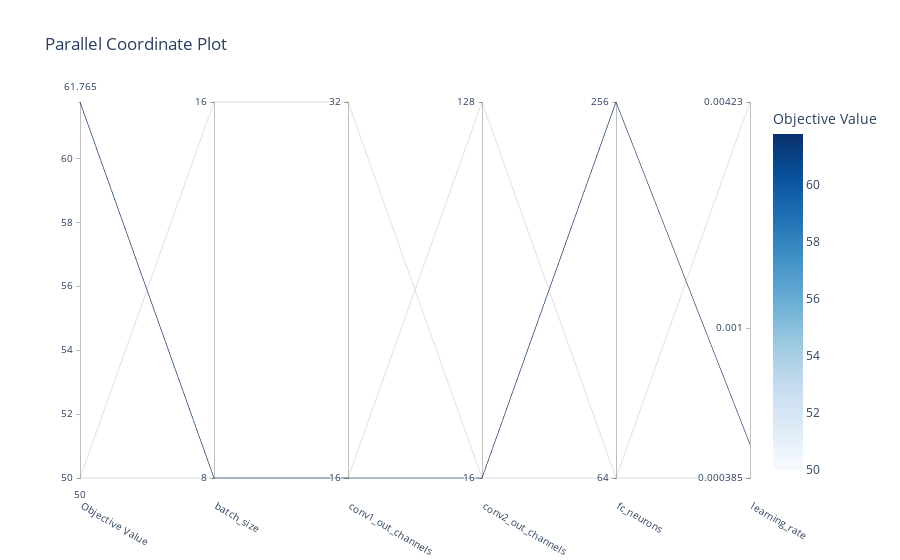

The notebook cell saved with this chart:
### Code cell
fig3 = plot_parallel_coordinate(study)
fig3.show()

### Figure 1 — Plotly figure (JSON) as saved in the notebook; plotly's stock layout.template omitted (floating-point values rounded to 4 significant figures)
{"data": [{"dimensions": [{"label": "Objective Value", "range": [50, 61.76], "values": [61.76, 50, 50]}, {"label": "batch_size", "range": [0, 1], "ticktext": ["8", "16"], "tickvals": [0, 1], "values": [0, 0, 1]}, {"label": "conv1_out_channels", "range": [0, 1], "ticktext": ["16", "32"], "tickvals": [0, 1], "values": [0, 0, 1]}, {"label": "conv2_out_channels", "range": [0, 1], "ticktext": ["16", "128"], "tickvals": [0, 1], "values": [0, 1, 0]}, {"label": "fc_neurons", "range": [0, 1], "ticktext": ["64", "256"], "tickvals": [0, 1], "values": [1, 0, 0]}, {"label": "learning_rate", "range": [-3.415, -2.374], "ticktext": ["0.000385", "0.001", "0.00423"], "tickvals": [-3.415, -3, -2.374], "values": [-3.322, -3.415, -2.374]}], "labelangle": 30, "labelside": "bottom", "line": {"color": [61.76, 50, 50], "colorbar": {"title": {"text": "Objective Value"}}, "colorscale": [[0, "rgb(247,251,255)"], [0.125, "rgb(222,235,247)"], [0.25, "rgb(198,219,239)"], [0.375, "rgb(158,202,225)"], [0.5, "rgb(107,174,214)"], [0.625, "rgb(66,146,198)"], [0.75, "rgb(33,113,181)"], [0.875, "rgb(8,81,156)"], [1, "rgb(8,48,107)"]], "reversescale": false, "showscale": true}, "type": "parcoords"}], "layout": {"title": {"text": "Parallel Coordinate Plot"}}}
